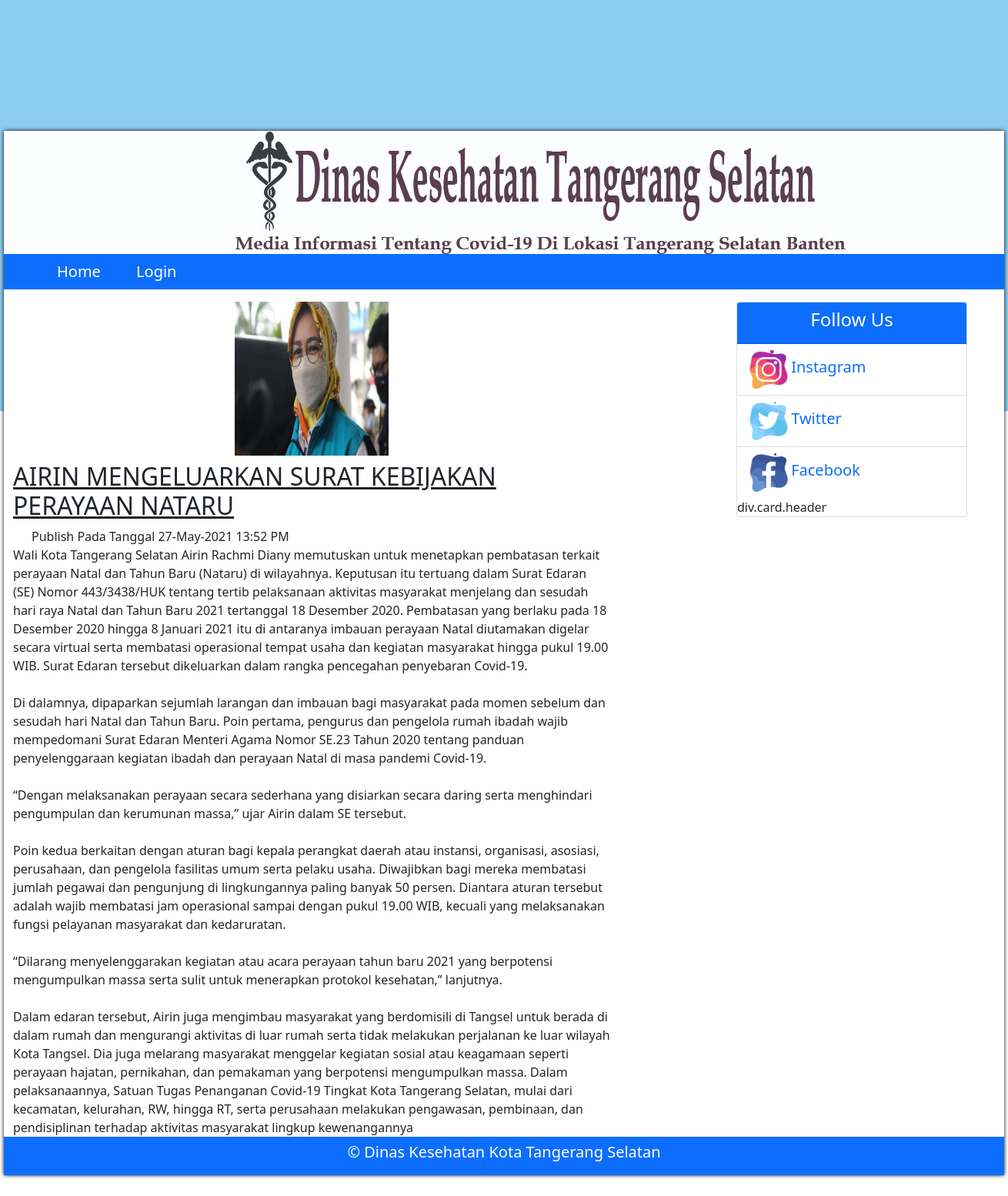
The page /?page=view&id=25 on the database its author committed.
### tables this page shows
CREATE TABLE `artikel` (
  `id` int(11) NOT NULL,
  `judul` varchar(255) NOT NULL,
  `tanggal` int(11) NOT NULL,
  `isi` text NOT NULL,
  `gambar` varchar(255) NOT NULL
);

### koneksi.php (called while the page is built, shortened)
<?php
$db = mysqli_connect("localhost","root","","2021");
function query($data){
	global $db;
	$query = mysqli_query($db,$data);
	$row = [];
	while($data = mysqli_fetch_assoc($query)){
		$row[] = $data;
	}
return $row;
}
 ?>

### page/view.php (the view)
<?php
$id = $_GET['id'];
$query = query("SELECT * FROM artikel WHERE id = $id")[0];
 ?>
<div class="container mt-3">
	<center>
	<img src="image/<?= $query['gambar']; ?>" width="200" height="200">
	</center>
<h2 class="mt-2 text-decoration-underline d-inline-block text-capitalize"><?= $query['judul'] ?></h2><br>
<span class="ms-4">Publish Pada Tanggal <?= date('d-M-Y H:i A',$query['tanggal']); ?><br></span>
	<div class="paragraf">
		<?=$query['isi']; ?>
	</div>
</div>

### my.css (style rules this page uses)
body { background-image: url(img/bg3.jpg); background-repeat: repeat; width: 100%; }

### rows shown on the page
artikel: gambar (picture), judul "AIRIN MENGELUARKAN SURAT KEBIJAKAN PERAYAAN NATARU", tanggal "27-May-2021 13:52 PM", isi "Wali Kota Tangerang Selatan Airin Rachmi Diany memutuskan untuk menetapkan pembatasan terkait perayaan Natal dan Tahun Baru (Nataru) di wilayahnya. Keputusan itu tertuang dalam Surat Edaran (SE) Nomor 443/3438/HUK tentang tertib pelaksanaan aktivitas masyarakat menjelang dan sesudah hari raya Natal dan Tahun Baru 2021 tertanggal 18 Desember 2020. Pembatasan yang berlaku pada 18 Desember 2020 hingga 8 Januari 2021 itu di antaranya imbauan perayaan Natal diutamakan digelar secara virtual serta membatasi operasional tempat usaha dan kegiatan masyarakat hingga pukul 19.00 WIB. Surat Edaran tersebut dikeluarkan dalam rangka pencegahan penyebaran Covid-19. Di dalamnya, dipaparkan sejumlah…"
